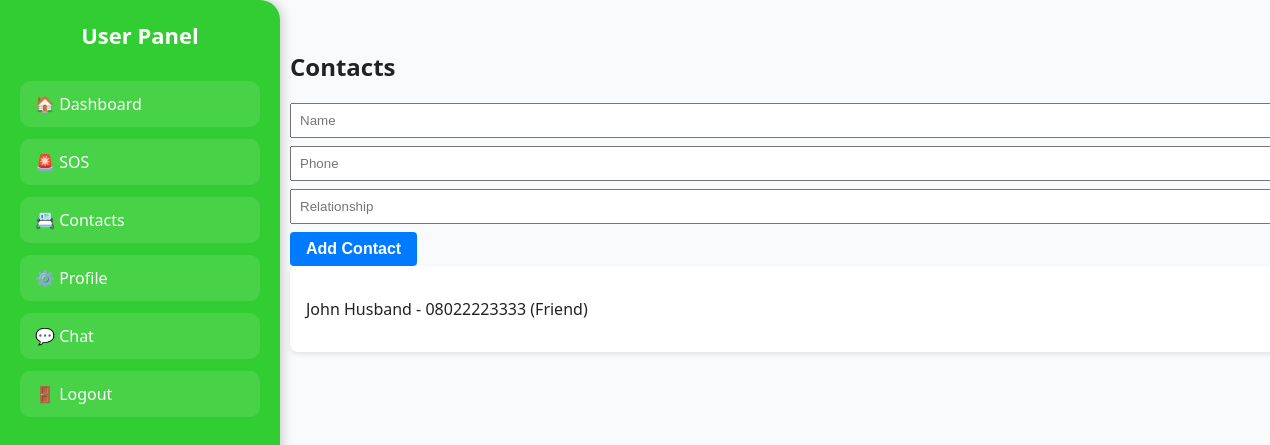
The page /contacts (signed in) on the database its author committed.
### app.py (models this page shows)
class Contact(db.Model):
    id = db.Column(db.Integer, primary_key=True)
    user_id = db.Column(db.Integer, db.ForeignKey('user.id'), nullable=False)
    name = db.Column(db.String(120), nullable=False)
    phone = db.Column(db.String(80), nullable=False)
    relationship = db.Column(db.String(80))

### app.py (the view)
@app.route('/contacts', methods=['GET','POST'])
def contacts():
    if not g.user:
        return redirect(url_for('login'))
    if request.method == 'POST':
        name = request.form.get('name'); phone = request.form.get('phone'); rel = request.form.get('relationship')
        c = Contact(user_id=g.user.id, name=name, phone=phone, relationship=rel)
        db.session.add(c); db.session.commit()
        flash('Contact added', 'success')
        return redirect(url_for('contacts'))
    contacts = Contact.query.filter_by(user_id=g.user.id).all()
    return render_template('user/contacts.html', contacts=contacts)

### app.py (called while the page is built)
@app.before_request
def load_user():
    g.user = None
    if 'user_id' in session:
        g.user = User.query.get(session['user_id'])

### templates/user/contacts.html
{% extends 'base_user.html' %}{% block content %}<h2>Contacts</h2>
<form method="post"><input name="name" placeholder="Name"><input name="phone" placeholder="Phone"><input name="relationship" placeholder="Relationship"><button class="btn">Add Contact</button></form>
<div class="card">{% for c in contacts %}<p>{{c.name}} - {{c.phone}} ({{c.relationship}})</p>{% endfor %}</div>{% endblock %}

### static/css/style.css (style rules this page uses)
body { margin: 0; padding: 0; font-family: 'Segoe UI', Tahoma, Geneva, Verdana, sans-serif; background: #f9fafb; color: #222; height: 100%; }
.btn { display: inline-block; padding: 0.85rem 2rem; font-size: 1rem; border-radius: 50px; text-decoration: none; font-weight: 600; transition: all 0.3s ease; }
.btn { padding:.5rem 1rem;background:#007BFF;color:#fff;border:none;cursor:pointer;border-radius:4px; }
.card { background:#fff;padding:1rem;border-radius:8px;margin-bottom:1rem;box-shadow:0 2px 5px rgba(0,0,0,.1); }
form input, form textarea { width:100%;padding:.5rem;margin-bottom:.5rem; }

### rows shown on the page
Contact: name "John Husband", phone "08022223333", relationship "Friend"
